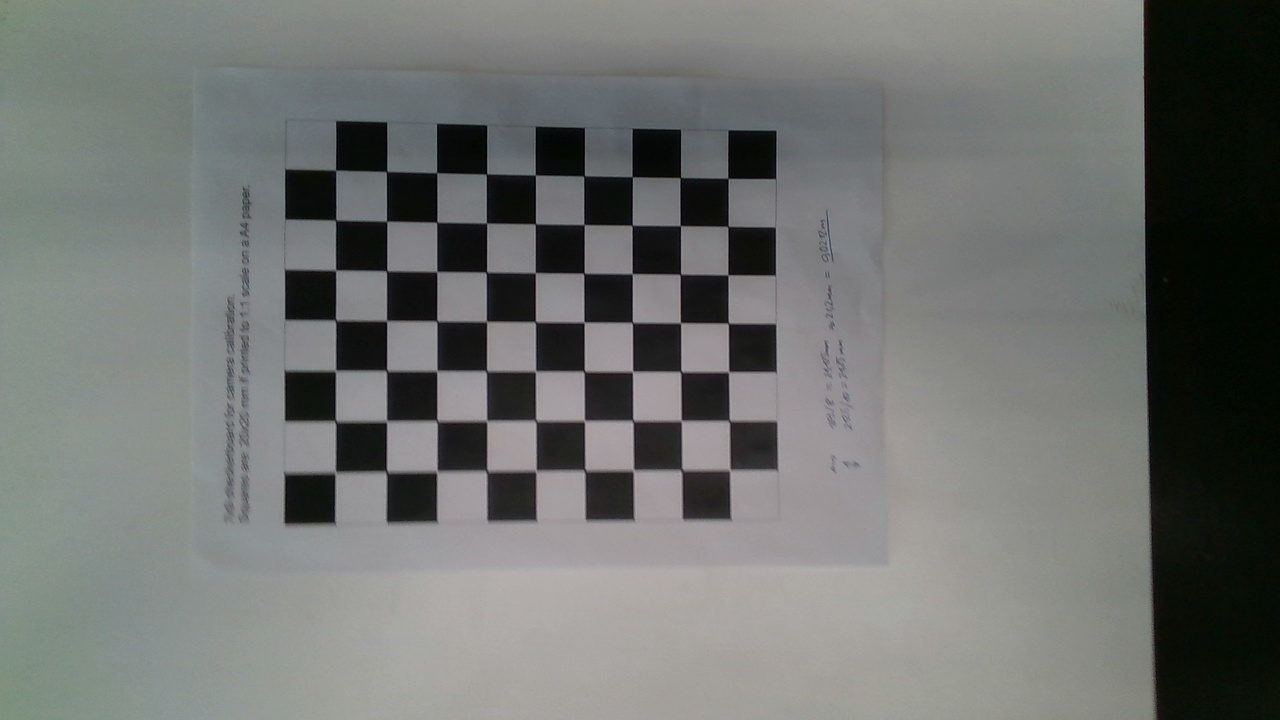
#> input picture ros2-packages/realsense_driver/src/neobotix_realsense415/neobotix_realsense415/TestImagesArucoCalibration/testimage0.jpg, 1280 x 720 px, found by its file name; its folder holds only this picture in this run
$ python calibration.py
#> lines starting #> are read from the running program, lines starting #| are printed output that depends on the picture; after the words box and inside, x2 and y2 are one past the last pixel; in counts of white or black regions, pixels touching at a corner belong together; long printed decimals are rounded
'''
Sample Usage:-
python calibration.py --dir calibration_checkerboard/ --square_size 0.024
'''

import numpy as np
import cv2
import os
import argparse


def calibrate(dirpath, square_size, width, height, visualize=False):
    """ Apply camera calibration operation for images in the given directory path. """
#> called with square_size = 0.021, width = 9, height = 7, visualize = True

    # termination criteria
    criteria = (cv2.TERM_CRITERIA_EPS + cv2.TERM_CRITERIA_MAX_ITER, 100, 0.001)

    # prepare object points, like (0,0,0), (1,0,0), (2,0,0) ....,(8,6,0)
    objp = np.zeros((height*width, 3), np.float32)
    objp[:, :2] = np.mgrid[0:width, 0:height].T.reshape(-1, 2)

    objp = objp * square_size

    # Arrays to store object points and image points from all the images.
    objpoints = []  # 3d point in real world space
    imgpoints = []  # 2d points in image plane.

    images = os.listdir(dirpath)

    # print("Found images in directory:")
    # print(images)

    for fname in images:
        img = cv2.imread(os.path.join(dirpath, fname))
#> img is the input picture: shape (720, 1280, 3); mean B, G, R 111.8, 114.1, 111.8
        gray = cv2.cvtColor(img, cv2.COLOR_BGR2GRAY)

        # Find the chess board corners
        ret, corners = cv2.findChessboardCorners(gray, (width, height), None)
#> ret = True; corners = 63 rows, first 8: [336, 168.6], [386.5, 172], [437, 171.4], [486.4, 173.7], [534.8, 173.8], [583.8, 176.3], [632.3, 176.1], [680.2, 177.7]
        # print("Test Ret", ret)
        # print("Test Corners", corners)
        # If found, add object points, image points (after refining them)
        if ret:
            print("Found corners in image: ", fname)
            objpoints.append(objp)
            # print("Test Objektpoints", objpoints)
            corners2 = cv2.cornerSubPix(gray, corners, (11, 11), (-1, -1), criteria)
#> corners2 = 63 rows, first 8: [335.6, 170.2], [386.5, 171.5], [436.6, 172.7], [486.5, 174], [535.4, 175], [584, 175.9], [632.3, 176.7], [680.3, 177.5]
            imgpoints.append(corners2)
            # print("Test Imgpoints", imgpoints)
            # Draw and display the corners
            img = cv2.drawChessboardCorners(img, (width, height), corners2, ret)
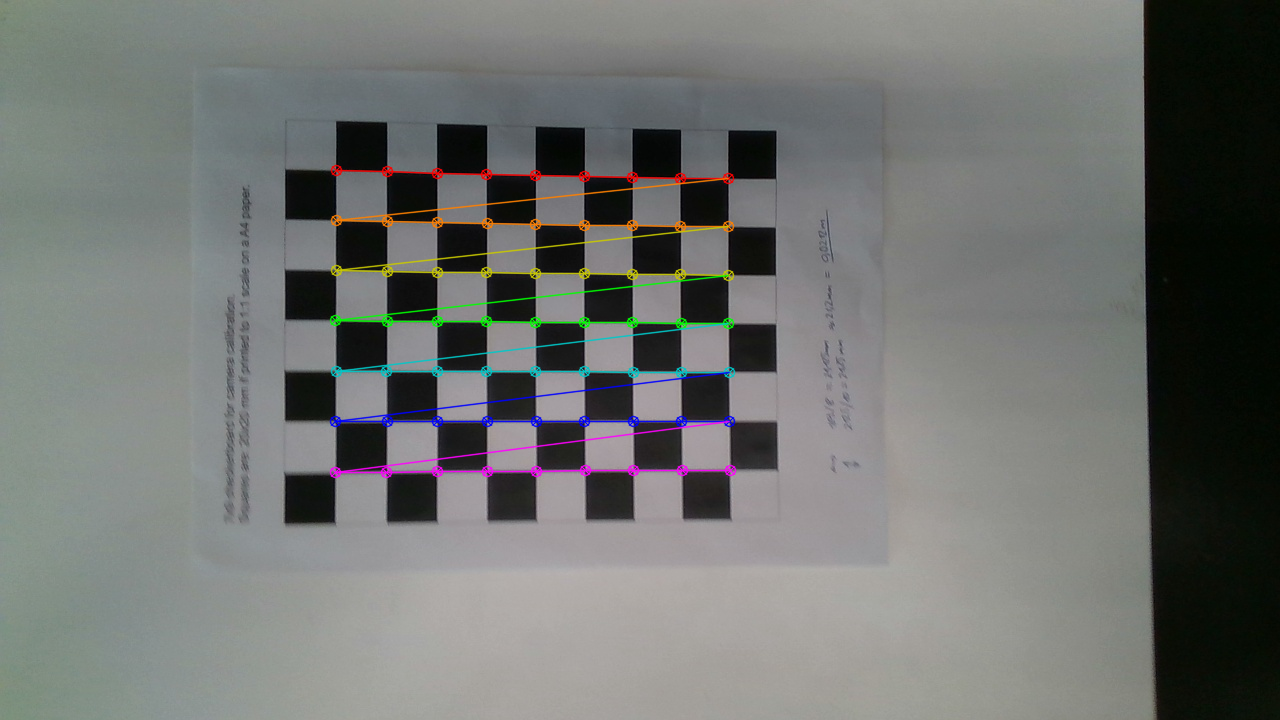
#> img: shape (720, 1280, 3); 2.19% of pixels changed, all inside (x1, y1, x2, y2) = (329, 164, 737, 479)
        else:
            print("Error in finding corners in image: ", fname)

        if visualize:
            cv2.imshow('img',img)
            cv2.waitKey(2000)


    ret, mtx, dist, rvecs, tvecs = cv2.calibrateCamera(objpoints, imgpoints, gray.shape[::-1], None, None)
#> ret = 0.142; mtx = [[3410.7, 0, 925.1], [0, 3290.6, 461.4], [0, 0, 1]]; dist = [[-0.25, 22.46, 0.0353, 0.0885, -192.7]]; rvecs = ([-0.0776, -0.353, -0.00989],); tvecs = ([-0.241, -0.123, 1.33],)

    return [ret, mtx, dist, rvecs, tvecs]

def main():
    ap = argparse.ArgumentParser()
    ap.add_argument("-d", "--dir", type=str ,help="Path to folder containing checkerboard images for calibration", default="src/neobotix_realsense415/neobotix_realsense415/TestImagesArucoCalibration")
    ap.add_argument("-w", "--width", type=int, help="Width of checkerboard (default=9)",  default=9)
    ap.add_argument("-t", "--height", type=int, help="Height of checkerboard (default=6)", default=7)
    ap.add_argument("-s", "--square_size", type=float, default=0.021, help="Length of one edge (in metres)")
    ap.add_argument("-v", "--visualize", type=str, default="True", help="To visualize each checkerboard image")
    args = vars(ap.parse_args())

    dirpath = args['dir']
    # 2.4 cm == 0.024 m
    # square_size = 0.024
    square_size = args['square_size']

    width = args['width']
    height = args['height']

    if args["visualize"].lower() == "true":
        visualize = True
    else:
        visualize = False

    ret, mtx, dist, rvecs, tvecs = calibrate(dirpath, square_size, visualize=visualize, width=width, height=height)
#> ret = 0.142; dist = [[-0.25, 22.46, 0.0353, 0.0885, -192.7]]; rvecs = ([-0.0776, -0.353, -0.00989],); tvecs = ([-0.241, -0.123, 1.33],)

    print("\nCalibration Matrix:\n", mtx)
#| Calibration Matrix:
#|  [[3.41073685e+03 0.00000000e+00 9.25089440e+02]
#|  [0.00000000e+00 3.29062496e+03 4.61434575e+02]
#|  [0.00000000e+00 0.00000000e+00 1.00000000e+00]]
    print("\nDistortion Coefficients:\n",dist)
#| Distortion Coefficients:
#|  [[-2.50410722e-01  2.24603195e+01  3.52656460e-02  8.85008706e-02
#|   -1.92698927e+02]]

    np.save("src/neobotix_realsense415/neobotix_realsense415/CameraIntrinsics/calibration_matrix_0530", mtx)
    np.save("src/neobotix_realsense415/neobotix_realsense415/CameraIntrinsics/distortion_coefficients_0530", dist)

if __name__ == '__main__':
    main()

$ run again, on ros2-packages/realsense_driver/src/neobotix_realsense415/neobotix_realsense415/TestImagesArucoCalibration/testimage12.jpg
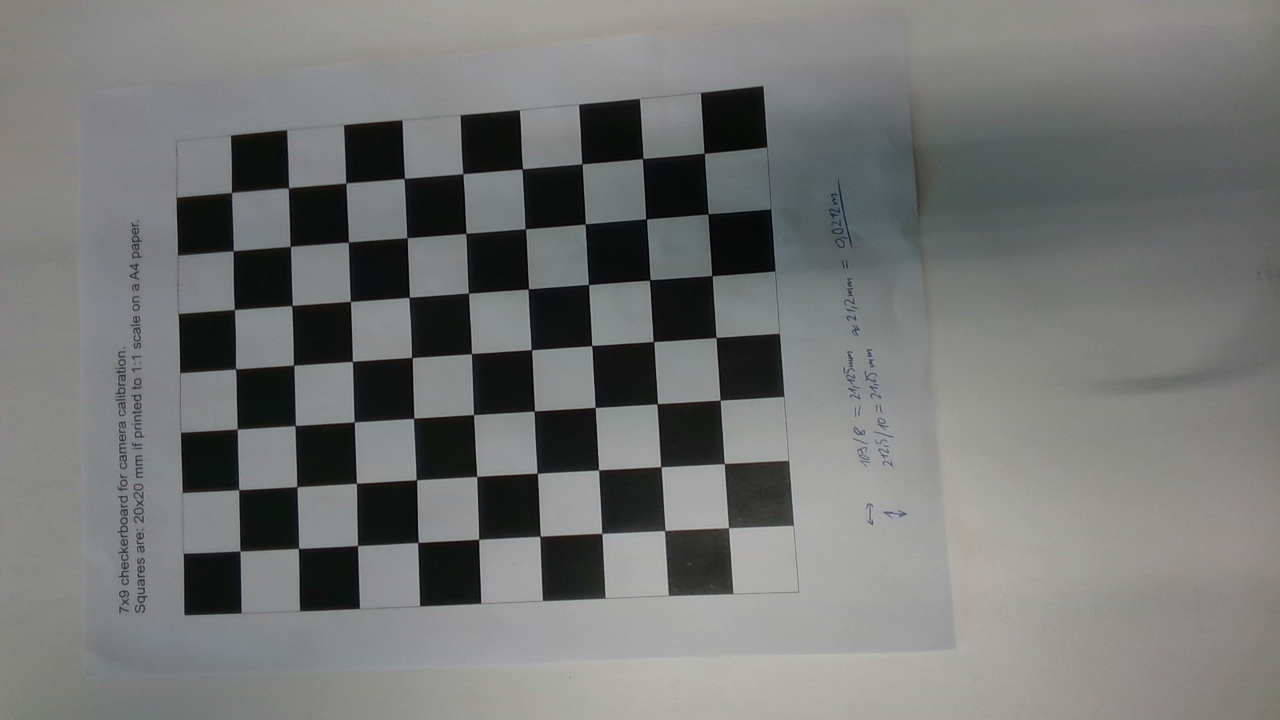
#> input picture ros2-packages/realsense_driver/src/neobotix_realsense415/neobotix_realsense415/TestImagesArucoCalibration/testimage12.jpg, 1280 x 720 px, found by its file name
#> in calibrate, img is the input picture: shape (720, 1280, 3); mean B, G, R 116.2, 117.8, 116.3
#> in calibrate, `ret, corners = cv2.findChessboardCorners(gray, (width, height), None)`: ret = True; corners = 63 rows, first 8: [728.6, 527.7], [664.8, 530.8], [601.8, 533.1], [539.7, 536.4], [479, 539.2], [417.9, 542.5], [357.8, 545.7], [298.5, 548.5]
#> corners2 = 63 rows, first 8: [728.5, 527.7], [664.7, 530.5], [601.8, 533.4], [540, 536.3], [478.7, 539.3], [417.9, 542.5], [357.5, 545.6], [298.5, 548.4]
#> in calibrate, `img = cv2.drawChessboardCorners(img, (width, height), corners2, ret)`:
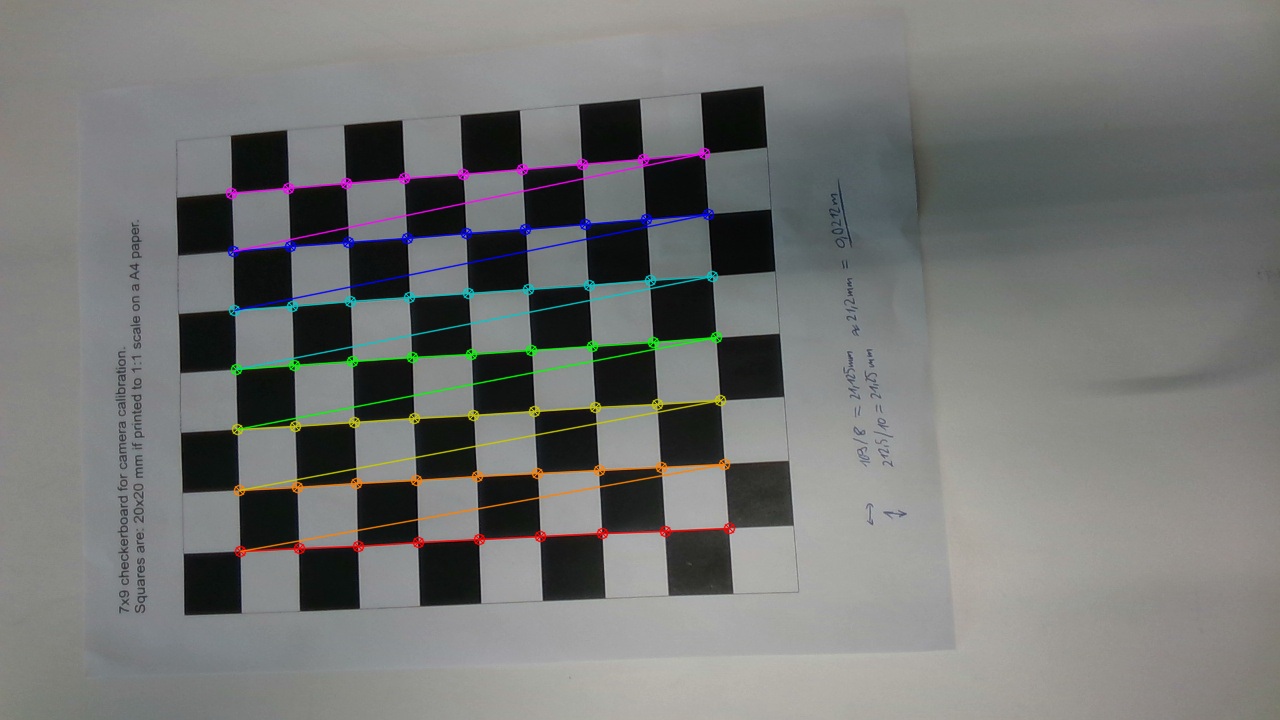
#> img: shape (720, 1280, 3); 2.57% of pixels changed, all inside (x1, y1, x2, y2) = (225, 147, 736, 558)
#> in calibrate, `ret, mtx, dist, rvecs, tvecs = cv2.calibrateCamera(objpoints, imgpoint..`: ret = 0.176; mtx = [[747.1, 0, 676.1], [0, 742.2, 339], [0, 0, 1]]; dist = [[0.0241, 0.158, -0.000867, 0.00255, -0.328]]; rvecs = ([0.133, 0.0976, 3.07],); tvecs = ([0.0171, 0.0622, 0.245],)
#> in main, `ret, mtx, dist, rvecs, tvecs = calibrate(dirpath, square_size, visuali..`: ret = 0.176; mtx = [[747.1, 0, 676.1], [0, 742.2, 339], [0, 0, 1]]; dist = [[0.0241, 0.158, -0.000867, 0.00255, -0.328]]; rvecs = ([0.133, 0.0976, 3.07],); tvecs = ([0.0171, 0.0622, 0.245],)
#| Calibration Matrix:
#|  [[747.149   0.         676.058]
#|  [  0.         742.158 339.027]
#|  [  0.           0.           1.        ]]
#| Distortion Coefficients:
#|  [[ 0.02411    0.1577 -0.000867  0.002552  -0.3283]]

$ run again, on ros2-packages/realsense_driver/src/neobotix_realsense415/neobotix_realsense415/TestImagesArucoCalibration/testimage13.jpg
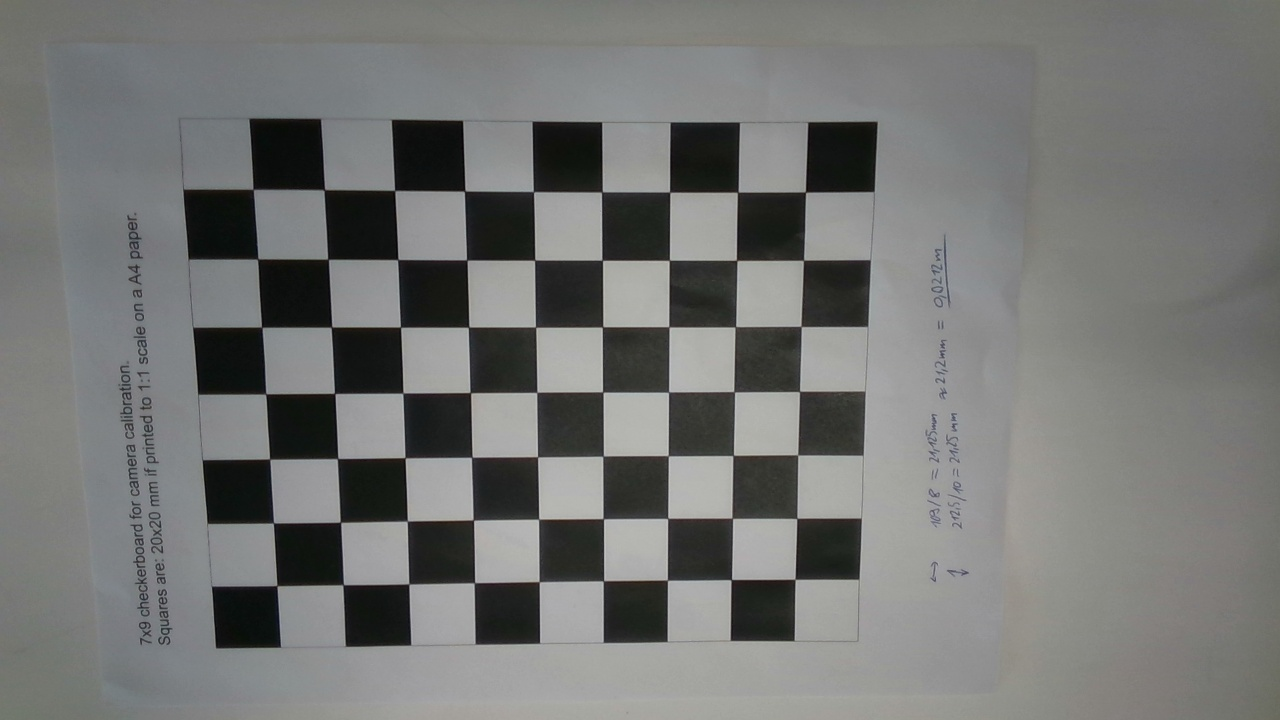
#> input picture ros2-packages/realsense_driver/src/neobotix_realsense415/neobotix_realsense415/TestImagesArucoCalibration/testimage13.jpg, 1280 x 720 px, found by its file name
#> in calibrate, img is the input picture: shape (720, 1280, 3); mean B, G, R 115.8, 117.4, 116.3
#> in calibrate, `ret, corners = cv2.findChessboardCorners(gray, (width, height), None)`: ret = True; corners = 63 rows, first 8: [253, 189], [324, 190], [395.2, 190.9], [464.3, 191.5], [533.3, 191.9], [601.8, 192], [670.1, 192.1], [737.4, 192.4]
#> corners2 = 63 rows, first 8: [253.1, 189.4], [324.3, 189.7], [394.7, 190.4], [464.6, 191], [533.4, 191.6], [601.8, 191.8], [669.7, 192.1], [737.7, 192.1]
#> in calibrate, `img = cv2.drawChessboardCorners(img, (width, height), corners2, ret)`:
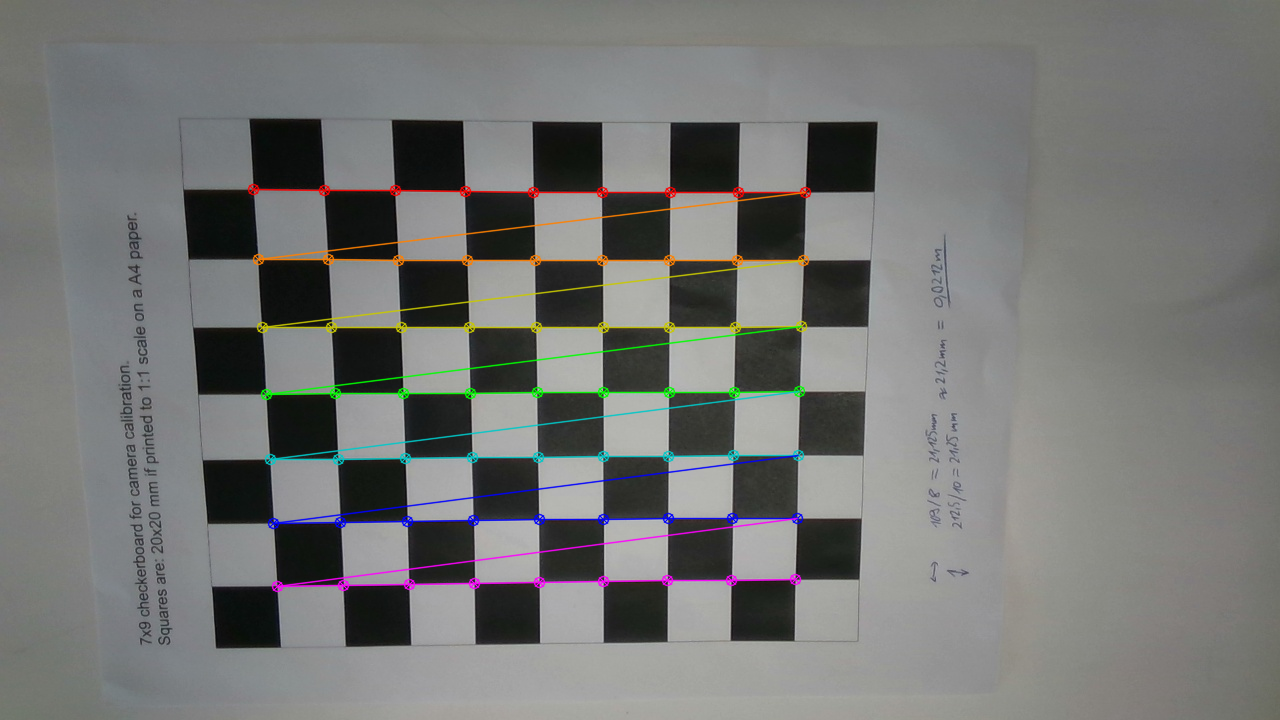
#> img: shape (720, 1280, 3); 2.81% of pixels changed, all inside (x1, y1, x2, y2) = (247, 183, 812, 593)
#> in calibrate, `ret, mtx, dist, rvecs, tvecs = cv2.calibrateCamera(objpoints, imgpoint..`: ret = 0.194; mtx = [[689.8, 0, 633.8], [0, 686.2, 341.6], [0, 0, 1]]; dist = [[0.0316, 0.115, -0.000373, -5.67e-06, -0.293]]; rvecs = ([0.112, -0.0221, -0.00074],); tvecs = ([-0.115, -0.0462, 0.211],)
#> in main, `ret, mtx, dist, rvecs, tvecs = calibrate(dirpath, square_size, visuali..`: ret = 0.194; mtx = [[689.8, 0, 633.8], [0, 686.2, 341.6], [0, 0, 1]]; dist = [[0.0316, 0.115, -0.000373, -5.67e-06, -0.293]]; rvecs = ([0.112, -0.0221, -0.00074],); tvecs = ([-0.115, -0.0462, 0.211],)
#| Calibration Matrix:
#|  [[689.792   0.         633.772]
#|  [  0.         686.173 341.575]
#|  [  0.           0.           1.        ]]
#| Distortion Coefficients:
#|  [[ 3.15671388e-02  1.14564581e-01 -3.73158072e-04 -5.67161837e-06
#|   -2.92622514e-01]]
